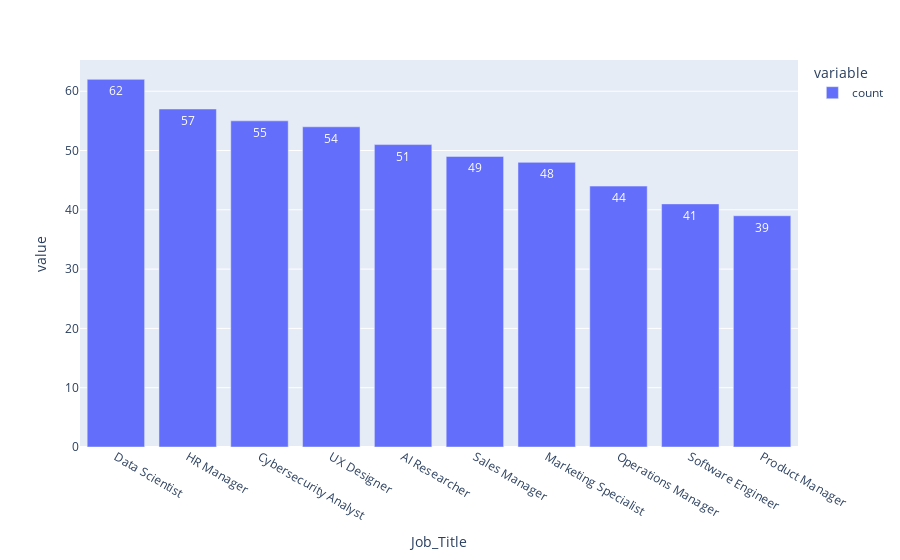

The code cell stored with this chart in its notebook:
### Code cell
iplot(px.bar(job.Job_Title.value_counts() , text_auto=True))

### Figure 1 — Plotly figure (JSON) as saved in the notebook; plotly's stock layout.template omitted (floating-point values rounded to 4 significant figures)
{"data": [{"alignmentgroup": "True", "hovertemplate": "variable=count<br>Job_Title=%{x}<br>value=%{y}<extra></extra>", "legendgroup": "count", "marker": {"color": "#636efa", "pattern": {"shape": ""}}, "name": "count", "offsetgroup": "count", "orientation": "v", "showlegend": true, "textposition": "auto", "texttemplate": "%{y}", "type": "bar", "x": ["Data Scientist", "HR Manager", "Cybersecurity Analyst", "UX Designer", "AI Researcher", "Sales Manager", "Marketing Specialist", "Operations Manager", "Software Engineer", "Product Manager"], "xaxis": "x", "y": [62, 57, 55, 54, 51, 49, 48, 44, 41, 39], "yaxis": "y"}], "layout": {"autosize": true, "barmode": "relative", "legend": {"title": {"text": "variable"}, "tracegroupgap": 0}, "margin": {"t": 60}, "xaxis": {"anchor": "y", "autorange": true, "domain": [0, 1], "range": [-0.5, 9.5], "title": {"text": "Job_Title"}, "type": "category"}, "yaxis": {"anchor": "x", "autorange": true, "domain": [0, 1], "range": [0, 65.26], "title": {"text": "value"}, "type": "linear"}}}
